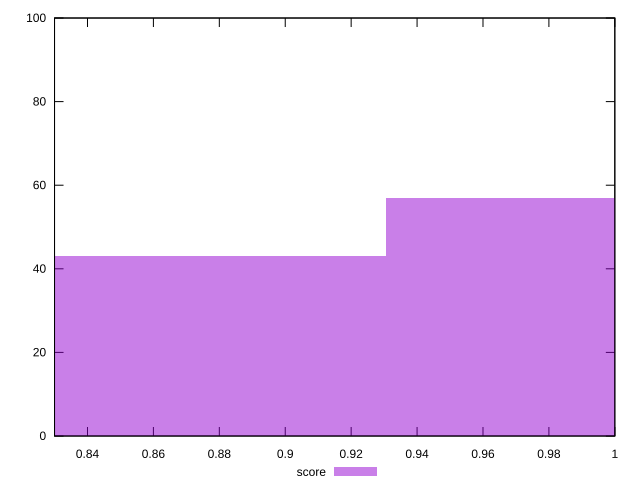

Here is the gnuplot script that generated this plot:
reset

$score <<EOF
0.8272833732874886 43
1.0341042166093608 57
EOF

set key outside below
set boxwidth 0.20682084332187214
set xrange [0.83:1]
set yrange [0:100]
set trange [0:100]
set style fill transparent solid 0.5 noborder
set terminal svg size 640, 490 enhanced background rgb 'white'
set output "reports/report_00032_2021-02-25T10-28-15.087Z/cumulative-layout-shift/samples/card/score/histogram.svg"

plot $score title "score" with boxes

reset
